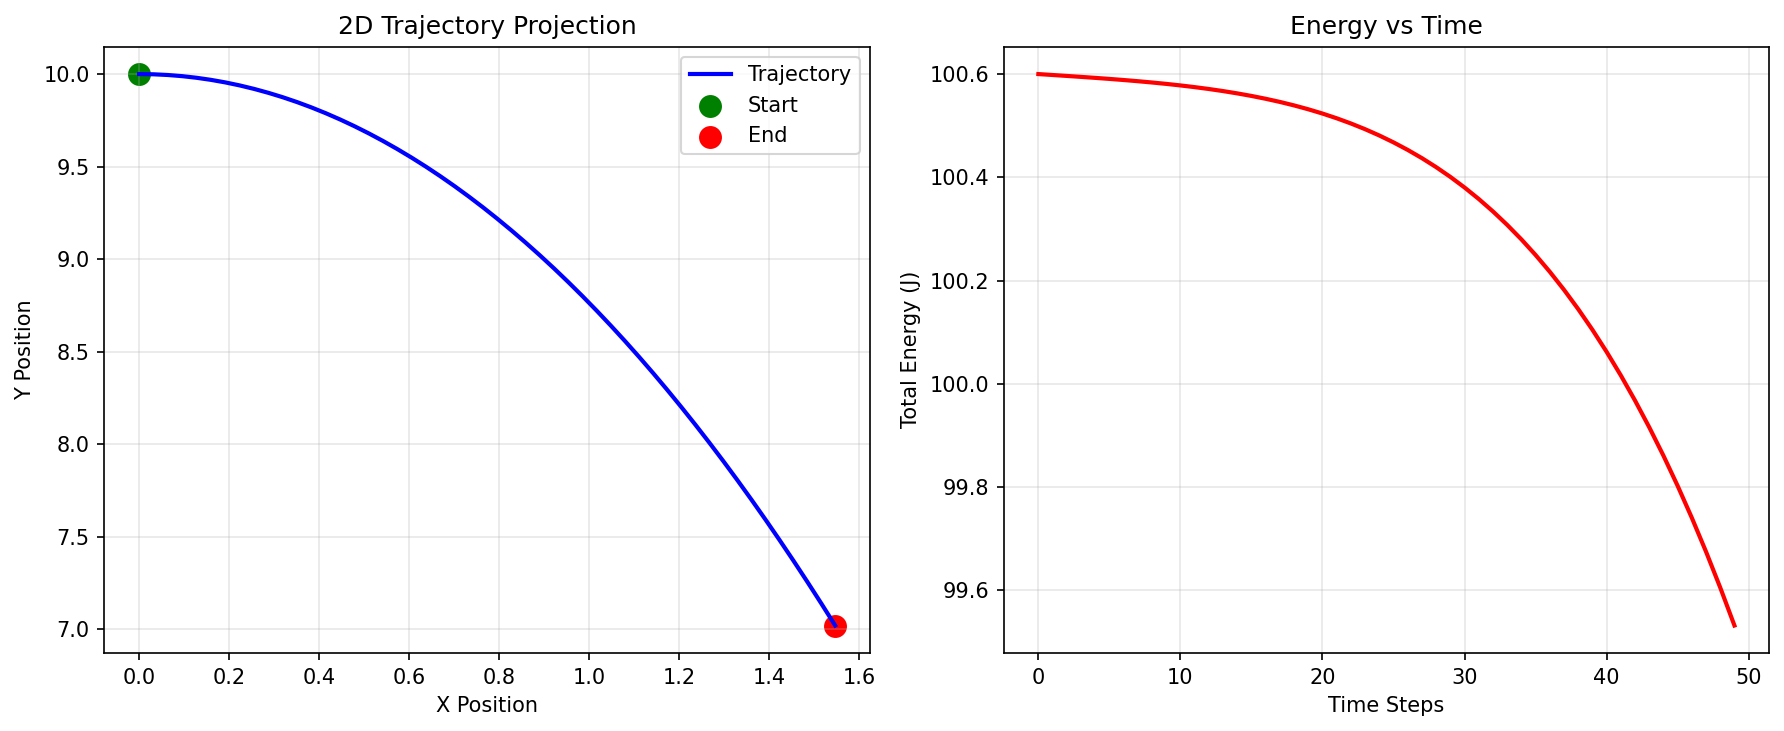

Source code (Python):
#!/usr/bin/env python3
"""
简单的物理引擎测试和可视化
"""

import sys
import os
sys.path.append(os.path.dirname(os.path.abspath(__file__)))

from src.physics import Cube, PhysicsEngine
from src.rendering import Scene3D
import matplotlib.pyplot as plt
import numpy as np

def test_basic_physics():
    """测试基础物理功能"""
    print("🧪 测试基础物理功能...")
    
    # 创建物理引擎
    engine = PhysicsEngine(gravity=9.81)
    
    # 创建立方体
    cube = Cube([0, 10, 0], [2, 0, 1], size=1.0)
    
    # 运行50步物理模拟
    positions = []
    energies = []
    
    for step in range(50):
        positions.append(cube.position.copy())
        energy = cube.get_kinetic_energy() + cube.get_potential_energy(engine.gravity)
        energies.append(energy)
        
        engine.step([cube])
        
        if step % 10 == 0:
            print(f"步骤 {step}: 位置={cube.position}, 能量={energy:.2f}J")
    
    print(f"✅ 物理测试完成! 最终位置: {cube.position}")
    
    # 绘制轨迹
    positions = np.array(positions)
    
    fig, (ax1, ax2) = plt.subplots(1, 2, figsize=(12, 5))
    
    # 轨迹图
    ax1.plot(positions[:, 0], positions[:, 1], 'b-', linewidth=2, label='Trajectory')
    ax1.scatter(positions[0, 0], positions[0, 1], color='green', s=100, label='Start')
    ax1.scatter(positions[-1, 0], positions[-1, 1], color='red', s=100, label='End')
    ax1.set_xlabel('X Position')
    ax1.set_ylabel('Y Position') 
    ax1.set_title('2D Trajectory Projection')
    ax1.legend()
    ax1.grid(True, alpha=0.3)
    
    # 能量图
    ax2.plot(energies, 'r-', linewidth=2)
    ax2.set_xlabel('Time Steps')
    ax2.set_ylabel('Total Energy (J)')
    ax2.set_title('Energy vs Time')
    ax2.grid(True, alpha=0.3)
    
    plt.tight_layout()
    plt.savefig('test_physics.png', dpi=150, bbox_inches='tight')
    plt.show()

def test_3d_rendering():
    """测试3D渲染"""
    print("🎨 测试3D渲染...")
    
    # 创建场景
    scene = Scene3D()
    
    # 创建立方体
    cube = Cube([0, 5, 0], [1, 0, 0.5], size=2.0)
    
    # 添加一些历史轨迹
    for i in range(20):
        cube.history.append(cube.get_state_vector())
        cube.position += cube.velocity * 0.1
        cube.velocity[1] -= 0.98  # 模拟重力
    
    # 渲染
    scene.render_cube(cube, show_trajectory=True)
    scene.add_text("Test 3D Rendering\nCube Falling")
    
    print("✅ 3D渲染测试完成!")
    scene.show()

def test_collision_detection():
    """测试碰撞检测"""
    print("💥 测试碰撞检测...")
    
    engine = PhysicsEngine(bounds=[(-5, 5), (0, 10), (-5, 5)])
    cube = Cube([0, 8, 0], [3, -2, 2], size=1.0)
    
    print(f"初始状态: 位置={cube.position}, 速度={cube.velocity}")
    
    # 运行直到发生碰撞
    for step in range(100):
        old_pos = cube.position.copy()
        old_vel = cube.velocity.copy()
        
        engine.step([cube])
        
        # 检查是否发生了碰撞（速度方向改变）
        vel_change = np.linalg.norm(cube.velocity - old_vel)
        if vel_change > 1.0:  # 显著的速度变化
            print(f"碰撞发生在步骤 {step}!")
            print(f"  碰撞前: 位置={old_pos}, 速度={old_vel}")
            print(f"  碰撞后: 位置={cube.position}, 速度={cube.velocity}")
            break
    
    print("✅ 碰撞检测测试完成!")

def run_all_tests():
    """运行所有测试"""
    print("🚀 开始运行所有测试...\n")
    
    try:
        test_basic_physics()
        print()
        test_collision_detection()
        print()
        test_3d_rendering()
        
        print("\n🎉 所有测试完成!")
        
    except Exception as e:
        print(f"❌ 测试失败: {e}")
        import traceback
        traceback.print_exc()

if __name__ == "__main__":
    run_all_tests()
